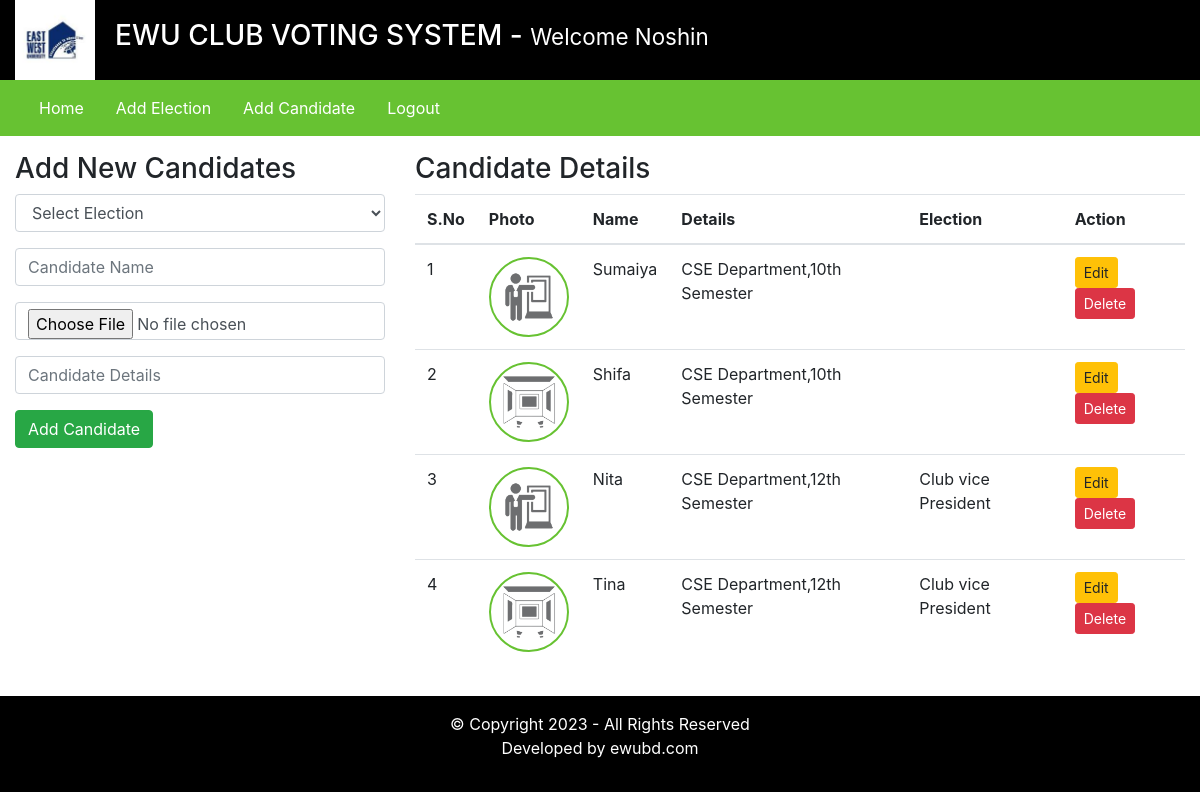
Screenshot of /admin/index.php?addCandidatePage=1 (signed in) with the database file from the repository.
### tables this page shows
CREATE TABLE `candidate_details` (
  `id` int(11) NOT NULL,
  `election_id` int(11) DEFAULT NULL,
  `candidate_name` varchar(255) DEFAULT NULL,
  `candidate_details` text DEFAULT NULL,
  `candidate_photo` text DEFAULT NULL,
  `inserted_by` varchar(255) DEFAULT NULL,
  `inserted_on` date DEFAULT NULL
);

CREATE TABLE `elections` (
  `id` int(11) NOT NULL,
  `election_topic` varchar(255) DEFAULT NULL,
  `no_of_candidates` int(11) DEFAULT NULL,
  `starting_date` date DEFAULT NULL,
  `ending_date` date DEFAULT NULL,
  `status` varchar(45) DEFAULT NULL,
  `inserted_by` varchar(255) DEFAULT NULL,
  `inserted_on` date DEFAULT NULL
);

### admin/inc/add_candidates.php (the view, shortened to what this page needs)
<div class="row my-3">
    <div class="col-4">
        <h3>Add New Candidates</h3>
        <form method="POST" enctype="multipart/form-data">
            <div class="form-group">
                <select class="form-control" name="election_id" required>
                    <option value=""> Select Election </option>
                </select>
            </div>
            <div class="form-group">
                <input type="text" name="candidate_name" placeholder="Candidate Name" class="form-control" required />
            </div>
            <div class="form-group">
                <input type="file" name="candidate_photo" class="form-control" required />
            </div>
            <div class="form-group">
                <input type="text" name="candidate_details" placeholder="Candidate Details" class="form-control" required />
            </div>
            <input type="submit" value="Add Candidate" name="addCandidateBtn" class="btn btn-success" />
        </form>
    </div>
    <div class="col-8">
        <h3>Candidate Details</h3>
        <table class="table">
            <thead>
                <tr>
                    <th scope="col">S.No</th>
                    <th scope="col">Photo</th>
                    <th scope="col">Name</th>
                    <th scope="col">Details</th>
                    <th scope="col">Election</th>
                    <th scope="col">Action </th>
                </tr>
            </thead>
            <tbody>
                <?php
                    $fetchingData = mysqli_query($db, "SELECT * FROM candidate_details") or die(mysqli_error($db));
                    $isAnyCandidateAdded = mysqli_num_rows($fetchingData);
                    if($isAnyCandidateAdded > 0)
                    {
                        $sno = 1;
                        while($row = mysqli_fetch_assoc($fetchingData))
                        {
                            $election_id = isset($row['election_id']) ? $row['election_id'] : '';
                            $fetchingElectionName = mysqli_query($db, "SELECT * FROM elections WHERE id = '". $election_id ."'") or die(mysqli_error($db));
                            $execFetchingElectionNameQuery = mysqli_fetch_assoc($fetchingElectionName);
                            $election_name = isset($execFetchingElectionNameQuery['election_topic']) ? $execFetchingElectionNameQuery['election_topic'] : '';
                            $candidate_photo = $row['candidate_photo'];
                ?>
                            <tr>
                                <td><?php echo $sno++; ?></td>
                                <td> <img src="<?php echo $candidate_photo; ?>" class="candidate_photo" />    </td>
                                <td><?php echo $row['candidate_name']; ?></td>
                                <td><?php echo $row['candidate_details']; ?></td>
                                <td><?php echo $election_name; ?></td>
                                <td>
                                    <a href="#" class="btn btn-sm btn-warning"> Edit </a>
                                    <a href="#" class="btn btn-sm btn-danger"> Delete </a>
                                </td>
                            </tr>
                <?php
                        }
                    }else {
            ?>
                        <tr>
                            <td colspan="7"> No any candidate is added yet. </td>
                        </tr>
            <?php
                    }
                ?>
            </tbody>
        </table>
    </div>
</div>

### assets/css/style.css (style rules this page uses)
.candidate_photo { width: 80px; height: 80px; border: 2px solid #67C232; border-radius: 100%; }

### rows the page displays
candidate_details: candidate_photo (picture), candidate_name "Sumaiya", candidate_details "CSE Department,10th Semester"
candidate_details: candidate_photo (picture), candidate_name "Shifa", candidate_details "CSE Department,10th Semester"
candidate_details: candidate_photo (picture), candidate_name "Nita", candidate_details "CSE Department,12th Semester", election.election_topic "Club vice President"
candidate_details: candidate_photo (picture), candidate_name "Tina", candidate_details "CSE Department,12th Semester", election.election_topic "Club vice President"

### other values shown
$_SESSION['username'] "Noshin"
